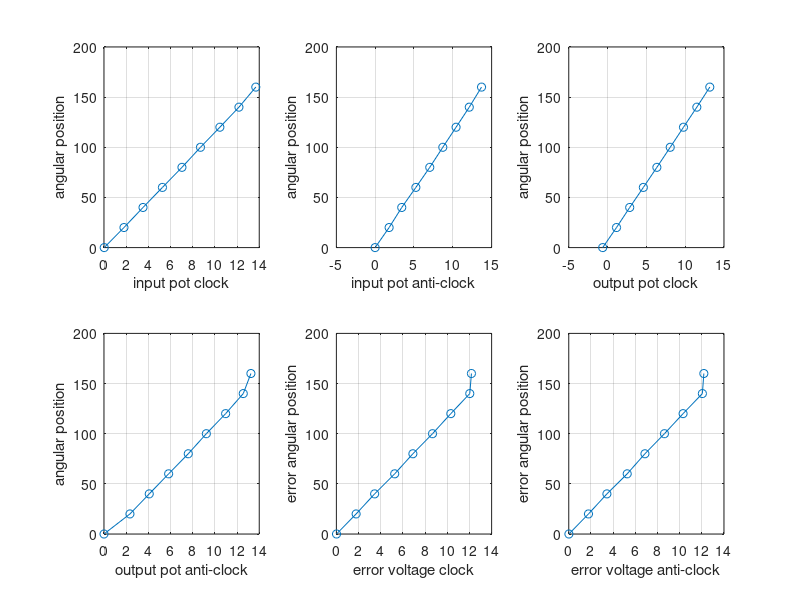

This chart was generated by the following MATLAB code:
%% for input case one(clockwise)
p = 0:20:160;
V1_c = [0.0191 1.80 3.518 5.27 7.03 8.70 10.45 12.17 13.69];
V1_ac = [-0.0109 1.794 3.42 5.24 7.03 8.71 10.42 12.12 13.70];
%% for output (clockwise & anticlockwise)
V2_c = [-0.63 1.15 2.85 4.61 6.35 8.07 9.78 11.50 13.17];
V2_ac = [0 2.34 4.08 5.83 7.60 9.23 10.97 12.56 13.25];
%%
V3_c = [.0128 1.78 3.45 5.26 6.9 8.67 10.32 12.03 12.18 ];
V3_ac = [0.0125 1.778 3.44 5.27 6.87 8.63 10.31 12.05 12.182];
%%
figure

subplot(2,3,1)
plot(V1_c,p)
grid on
hold on
scatter(V1_c,p)
xlabel('input pot clock')
ylabel('angular position')

subplot(2,3,2)
plot(V1_ac,p)
grid on
hold on
scatter(V1_ac,p)
xlabel('input pot anti-clock')
ylabel('angular position')

subplot(2,3,3)
plot(V2_c,p)
grid on
hold on
scatter(V2_c,p)
xlabel('output pot clock')
ylabel('angular position')

subplot(2,3,4)
plot(V2_ac,p)
grid on
hold on
scatter(V2_ac,p)
xlabel('output pot anti-clock')
ylabel('angular position')

subplot(2,3,5)
plot(V3_c,p)
grid on
hold on
scatter(V3_c,p)
xlabel('error voltage clock')
ylabel('error angular position')

subplot(2,3,6)
plot(V3_ac,p)
grid on
hold on
scatter(V3_ac,p)
xlabel('error voltage anti-clock')
ylabel('error angular position')
%%

m1_c = 11.64;
m1_ac = 11.62;

m2_c = 11.59;
m2_ac = 11.81;

m3_c = 12.3;
m3_ac = 12.3;